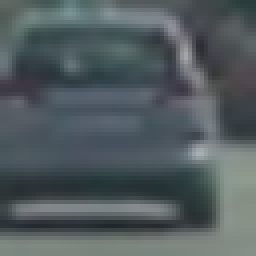
#> input picture vehicles/GTI_Far/image0006.png, 64 x 64 px (shown 4 times larger)
$ python -i find_cars.py   (imports and definitions only)   (older library calls are emulated)
#> lines starting #> are read from the running program, lines starting #| are printed output that depends on the picture
### svc_trainer.py
import matplotlib.image as mpimg
import matplotlib.pyplot as plt
import numpy as np
import cv2
import glob
import time
import os
import pickle
from sklearn.svm import LinearSVC
from sklearn.preprocessing import StandardScaler
from skimage.feature import hog
# NOTE: the next import is only valid for scikit-learn version <= 0.17
# for scikit-learn >= 0.18 use:
from sklearn.model_selection import train_test_split
# from sklearn.cross_validation import train_test_split


# [7 lines left out: function convert_color, not called in this run]


def get_hog_features(img, orient, pix_per_cell, cell_per_block,
                     vis=False, feature_vec=True):
    # Call with two outputs if vis==True
    if vis == True:
        features, hog_image = hog(img, orientations=orient,
                                  pixels_per_cell=(pix_per_cell, pix_per_cell),
                                  cells_per_block=(cell_per_block, cell_per_block),
                                  transform_sqrt=False,
                                  visualise=vis, feature_vector=feature_vec)
        return features, hog_image
    # Otherwise call with one output
    else:
        features = hog(img, orientations=orient,
                       pixels_per_cell=(pix_per_cell, pix_per_cell),
                       cells_per_block=(cell_per_block, cell_per_block),
                       transform_sqrt=False,
                       visualise=vis, feature_vector=feature_vec)
        return features


def bin_spatial(img, size=(32, 32)):
#> called with size = (32, 32)
    color1 = cv2.resize(img[:, :, 0], size).ravel()
#> color1 = 1024 values, max 151 at index 632, min 36 at index 755, mean 82.37
    color2 = cv2.resize(img[:, :, 1], size).ravel()
#> color2 = 1024 values, max 161 at index 632, min 49 at index 738, mean 92.08
    color3 = cv2.resize(img[:, :, 2], size).ravel()
#> color3 = 1024 values, max 165 at index 632, min 51 at index 738, mean 95.24
    return np.hstack((color1, color2, color3))


def color_hist(img, nbins=32):  # bins_range=(0, 256)
    # Compute the histogram of the color channels separately
    channel1_hist = np.histogram(img[:, :, 0], bins=nbins)
    channel2_hist = np.histogram(img[:, :, 1], bins=nbins)
    channel3_hist = np.histogram(img[:, :, 2], bins=nbins)
    # Concatenate the histograms into a single feature vector
    hist_features = np.concatenate((channel1_hist[0], channel2_hist[0], channel3_hist[0]))
    # Return the individual histograms, bin_centers and feature vector
    return hist_features


# [167 lines left out: functions extract_features, main, not called in this run]

# [2 lines that do not run on import are left out]

### find_cars.py
import numpy as np
import matplotlib.image as mpimg
import cv2
import glob
import os
import pickle
import svc_trainer
import time
from scipy.ndimage.measurements import label

# line below seems to be needed if training on .png and searching in .jpg
# img = img.astype(np.float32)/255

# [173 lines left out: functions add_heat, apply_threshold, draw_labeled_bboxes, slide_window, draw_boxes, find_cars, not called in this run]
    # return draw_img


def single_img_features(img, color_space='RGB', spatial_size=(32, 32),
                        hist_bins=32, orient=9,
                        pix_per_cell=8, cell_per_block=2, hog_channel=0,
                        spatial_feat=True, hist_feat=True, hog_feat=True):
    # 1) Define an empty list to receive features
    img_features = []
    # 2) Apply color conversion if other than 'RGB'
    if color_space != 'RGB':
        if color_space == 'HSV':
            feature_image = cv2.cvtColor(img, cv2.COLOR_RGB2HSV)
        elif color_space == 'LUV':
            feature_image = cv2.cvtColor(img, cv2.COLOR_RGB2LUV)
        elif color_space == 'HLS':
            feature_image = cv2.cvtColor(img, cv2.COLOR_RGB2HLS)
        elif color_space == 'YUV':
            feature_image = cv2.cvtColor(img, cv2.COLOR_RGB2YUV)
        elif color_space == 'YCrCb':
            feature_image = cv2.cvtColor(img, cv2.COLOR_RGB2YCrCb)
    else:
        feature_image = np.copy(img)
    # 3) Compute spatial features if flag is set
    if spatial_feat == True:
        spatial_features = svc_trainer.bin_spatial(feature_image, size=spatial_size)
#> spatial_features = 3072 values, max 165 at index 2680, min 36 at index 755, mean 89.9
        # 4) Append features to list
        img_features.append(spatial_features)
    # 5) Compute histogram features if flag is set
    if hist_feat == True:
        hist_features = svc_trainer.color_hist(feature_image, nbins=hist_bins)
#> in color_hist, `hist_features = np.concatenate((channel1_hist[0], channel2_hist[0], ch..`: hist_features = 96 values, max 464 at index 76, min 0 at index 94, mean 128
        # 6) Append features to list
        img_features.append(hist_features)
    # 7) Compute HOG features if flag is set
    if hog_feat == True:
        if hog_channel == 'ALL':
            hog_features = []
            for channel in range(feature_image.shape[2]):
                hog_features.extend(svc_trainer.get_hog_features(feature_image[:, :, channel],
                                                     orient, pix_per_cell, cell_per_block,
                                                     vis=False, feature_vec=True))
        else:
            hog_features = svc_trainer.get_hog_features(feature_image[:, :, hog_channel], orient,
                                            pix_per_cell, cell_per_block, vis=False, feature_vec=True)
#> in get_hog_features, `features = hog(img, orientations=orient, pixels_per_cell=(pix_per_cell..`: features = 1764 values, max 0.574 at index 1318, min 0 at index 16, mean 0.107
#> in get_hog_features, `features = hog(img, orientations=orient, pixels_per_cell=(pix_per_cell..`:
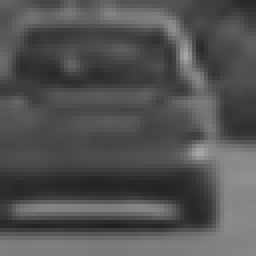
#> img: shape (64, 64) (shown 4 times larger); min 33, max 167, mean 82.2
#> hog_features has the same summary as features in get_hog_features
        # 8) Append features to list
        img_features.append(hog_features)

    # 9) Return concatenated array of features
    return np.concatenate(img_features)


# Define a function you will pass an image
# and the list of windows to be searched (output of slide_windows())
# [46 lines left out: functions search_windows, find_cars_pipeline, not called in this run]


# [1 line not run here, left out]
# [1 line that did not run here, left out]
# [1 line that did not run here, left out]
# [1 line that did not run here, left out]
# [1 line that did not run here, left out]
# [1 line that did not run here, left out]
# [1 line that did not run here, left out]
# [1 line that did not run here, left out]
# [1 line that did not run here, left out]

ystart = 400
ystop = 656
scale = 1.5


class Vehicle():
    def __init__(self):
        self.recent_bbox = None
        self.all_bboxes = []


class Frame():
    def __init__(self):
        self._current_heat = None
        self.n_heats = []
        self._current_labels = None
        self.n_labels = []
        self.n = 3

    @property
    def current_heat(self):
        return self._current_heat

    # [6 lines left out: function current_heat, not called in this run]

    @property
    def current_labels(self):
        return self._current_labels

    # [6 lines left out: function current_labels, not called in this run]

    @property
    def avg_heat(self):
        return np.mean(self.n_heats, axis=0, dtype=int)

    @property
    def avg_labels(self):
        return np.mean(self.n_labels, axis=0, dtype=int)


scales = [1, 1.5, 2, 2.5, 3]
# find_cars = svc_trainer.find_cars
images = glob.glob('./test_images/*39*.jpg')
frame = Frame()
# [31 lines not run here, left out]
    # [31 lines of commented-out code are left out]

>>> import cv2
>>> picture = cv2.cvtColor(cv2.imread('vehicles/GTI_Far/image0006.png'), cv2.COLOR_BGR2RGB)
>>> result = single_img_features(picture)
#> result = 4932 values, max 464 at index 3148, min 0 at index 3166, mean 58.52

$ run again, on vehicles/GTI_Left/image0057.png
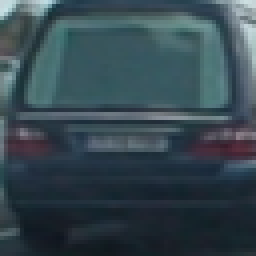
#> input picture vehicles/GTI_Left/image0057.png, 64 x 64 px (shown 4 times larger)
#> color1 = 1024 values, max 199 at index 31, min 16 at index 899, mean 53.95
#> color2 = 1024 values, max 216 at index 0, min 24 at index 935, mean 71.57
#> color3 = 1024 values, max 220 at index 0, min 30 at index 1005, mean 79.96
#> spatial_features = 3072 values, max 220 at index 2048, min 16 at index 899, mean 68.49
#> in color_hist, `hist_features = np.concatenate((channel1_hist[0], channel2_hist[0], ch..`: hist_features = 96 values, max 598 at index 74, min 3 at index 31, mean 128
#> features = 1764 values, max 0.686 at index 598, min 0 at index 32, mean 0.115
#> in get_hog_features, `features = hog(img, orientations=orient, pixels_per_cell=(pix_per_cell..`:
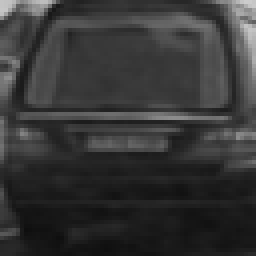
#> img: shape (64, 64) (shown 4 times larger); min 14, max 204, mean 53.8
#> hog_features has the same summary as features in get_hog_features
#> result = 4932 values, max 598 at index 3146, min 0 at index 3200, mean 45.2

$ run again, on vehicles/GTI_Left/image0059.png
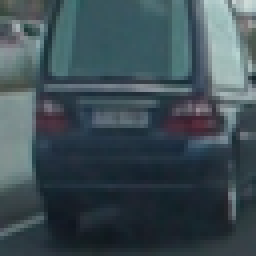
#> input picture vehicles/GTI_Left/image0059.png, 64 x 64 px (shown 4 times larger)
#> color1 = 1024 values, max 194 at index 31, min 16 at index 941, mean 61.89
#> color2 = 1024 values, max 211 at index 31, min 24 at index 904, mean 77.71
#> color3 = 1024 values, max 208 at index 31, min 30 at index 941, mean 84.57
#> spatial_features = 3072 values, max 211 at index 1055, min 16 at index 941, mean 74.72
#> in color_hist, `hist_features = np.concatenate((channel1_hist[0], channel2_hist[0], ch..`: hist_features = 96 values, max 460 at index 1, min 2 at index 29, mean 128
#> features = 1764 values, max 0.584 at index 346, min 0 at index 125, mean 0.125
#> in get_hog_features, `features = hog(img, orientations=orient, pixels_per_cell=(pix_per_cell..`:
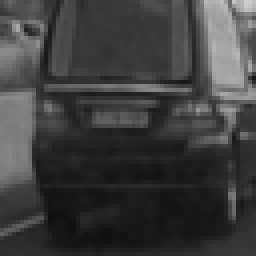
#> img: shape (64, 64) (shown 4 times larger); min 14, max 207, mean 61.8
#> hog_features has the same summary as features in get_hog_features
#> result = 4932 values, max 460 at index 3073, min 0 at index 3293, mean 49.08

$ run again, on vehicles/GTI_MiddleClose/image0033.png
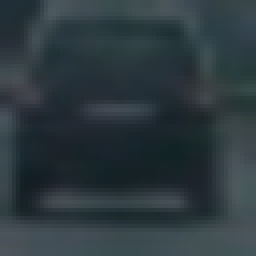
#> input picture vehicles/GTI_MiddleClose/image0033.png, 64 x 64 px (shown 4 times larger)
#> color1 = 1024 values, max 77 at index 992, min 18 at index 629, mean 45.25
#> color2 = 1024 values, max 89 at index 734, min 30 at index 707, mean 57.57
#> color3 = 1024 values, max 94 at index 38, min 35 at index 707, mean 63.13
#> spatial_features = 3072 values, max 94 at index 2086, min 18 at index 629, mean 55.32
#> in color_hist, `hist_features = np.concatenate((channel1_hist[0], channel2_hist[0], ch..`: hist_features = 96 values, max 264 at index 35, min 4 at index 64, mean 128
#> features = 1764 values, max 0.683 at index 607, min 0 at index 7, mean 0.114
#> in get_hog_features, `features = hog(img, orientations=orient, pixels_per_cell=(pix_per_cell..`:
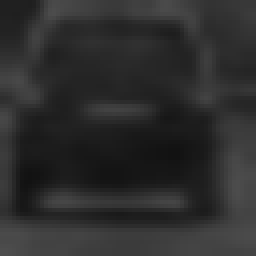
#> img: shape (64, 64) (shown 4 times larger); min 18, max 77, mean 45.1
#> hog_features has the same summary as features in get_hog_features
#> result = 4932 values, max 264 at index 3107, min 0 at index 3175, mean 36.99
